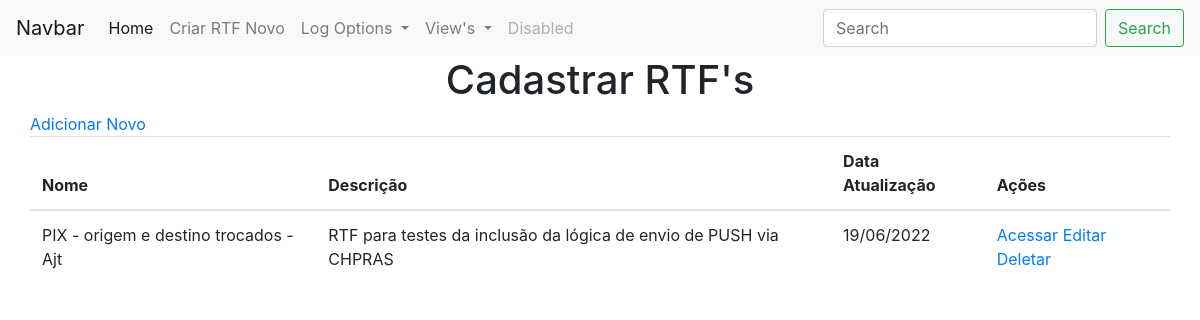
Before: /viewRTF with the older database file.
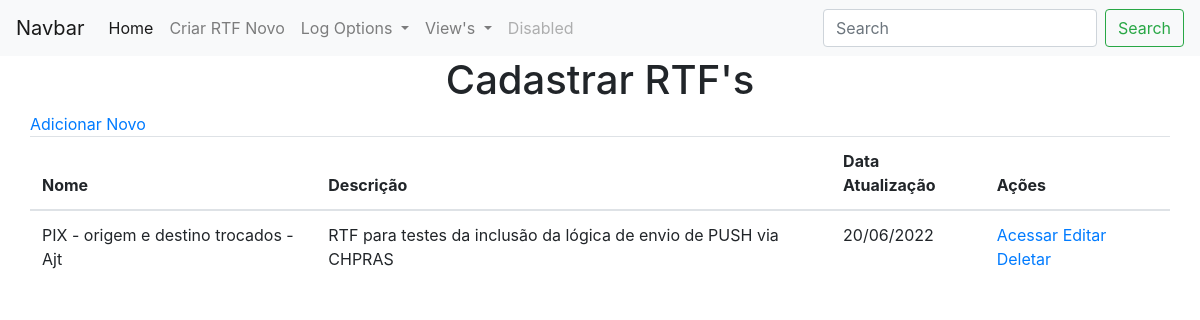
After: the same page with the newer database file.
### app.py (models this page shows, shortened)
class RTFs(db.Model):
    id = db.Column("id", db.Integer, primary_key=True, autoincrement=True)
    name = db.Column(db.String(100))
    descricao = db.Column(db.String(500))
    qtd_pages = db.Column(db.Integer)
    cenarios = db.relationship('Cenarios', backref='rtfs')
    paginas = db.relationship('Pagina', backref='rtfsP')
    data_criacao = db.Column(db.Date, default=datetime.utcnow().date())
    data_update = db.Column(db.Date, default=datetime.utcnow().date())
    data_criacao_formatada = db.Column(db.String(10))
    data_update_formatada = db.Column(db.String(10))

### app.py (the view)
@app.route("/viewRTF")
def viewRTF():
    rtfs = RTFs.query.all()
    return render_template("viewRTFs.html", values=rtfs)

### templates/viewRTFs.html (shortened to what this page needs)
{% extends "base.html" %}
{% block content%}
    <div class="container">
        <div class="row">
            <div class="col-xs-12">
                <a href="{{url_for('add_rtf')}}">Adicionar Novo</a>
            </div>
            <div class="col-xs-12">
                <table class="table">
                    <thead>
                        <th>Nome</th>
                        <th>Descrição</th>
                        <th>Data Atualização</th>
                        <th>Ações</th>
                    </thead>
                    <tbody>
                        {% for item in values %}
                            <tr>
                                <td>{{ item.name }}</td>
                                <td>{{ item.descricao }}</td>
                                <td>{{ item.data_update_formatada }}</td>
                                <td>
                                    <a href="{{url_for('viewCenarios', id_rtf=item.id, pagina=1)}}">Acessar</a>
                                    <a href="{{url_for('edit_rtf', id=item.id)}}">Editar</a>
                                    <a href="{{url_for('delete_rtf', id=item.id)}}">Deletar</a>
                                </td>
                            </tr>
                        {% endfor %}
                    </tbody>
                </table>
            </div>
        </div>
    </div>
{% endblock %}

### templates/base.html (shortened to what this page needs)
<!DOCTYPE html>
<html lang="pt-br">
<head>
    <link rel="stylesheet" href="https://cdn.jsdelivr.net/npm/bootstrap@4.3.1/dist/css/bootstrap.min.css"
>
</head>
    <body>
        <nav class="navbar navbar-expand-lg navbar-light bg-light">
            <a class="navbar-brand" href="#">Navbar</a>
            <div class="collapse navbar-collapse" id="navbarSupportedContent">
                <ul class="navbar-nav mr-auto">
                    <li class="nav-item active">
                        <a class="nav-link" href="{{ url_for('index') }}">Home <span class="sr-only">(current)</span></a>
                    </li>
                    <li class="nav-item">
                        <a class="nav-link" href="{{url_for('add_rtf')}}">Criar RTF Novo</a>
                    </li>
                    <li class="nav-item dropdown">
                        <a class="nav-link dropdown-toggle" href="#" id="navbarDropdownLog" role="button" data-toggle="dropdown"
                           aria-haspopup="true" aria-expanded="false">
                            Log Options
                        </a>
                    </li>
                    <li class="nav-item dropdown">
                        <a class="nav-link dropdown-toggle" href="#" id="navbarDropdownViews" role="button" data-toggle="dropdown"
                           aria-haspopup="true" aria-expanded="false">
                            View's
                        </a>
                    </li>
                    <li class="nav-item">
                        <a class="nav-link disabled" href="#" tabindex="-1" aria-disabled="true">Disabled</a>
                    </li>
                </ul>
                <form class="form-inline my-2 my-lg-0">
                    <input class="form-control mr-sm-2" type="search" placeholder="Search" aria-label="Search">
                    <button class="btn btn-outline-success my-2 my-sm-0" type="submit">Search</button>
                </form>
            </div>
        </nav>
        <div class="container-fluid">
            <h1 style="style=color:red;text-align:center;">Cadastrar RTF's</h1>
            {% block content %}{% endblock %}
        </div>
    </body>
</html>

Changed rows visible on the page:
changed RTFs "PIX - origem e destino trocados - Ajt": data_update_formatada "19/06/2022" → "20/06/2022"
